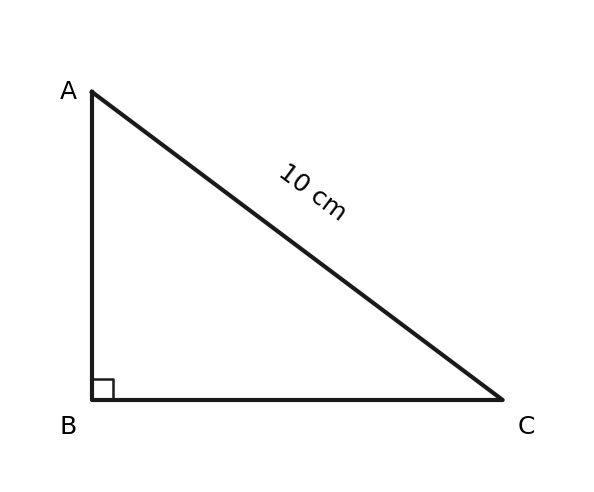

Here is the Python script that generated this plot:
import matplotlib; matplotlib.use("Agg"); import matplotlib.pyplot as plt; import matplotlib.patches as patches; import numpy as np; fig, ax = plt.subplots(figsize=(5, 4)); ax.plot([0, 0, 8, 0], [6, 0, 0, 6], color='#1a1a1a', linewidth=2); s = 0.4; ax.plot([0, s, s], [s, s, 0], color='#1a1a1a', linewidth=1.2); ax.text(-0.3, 6, 'A', fontsize=12, ha='right', va='center'); ax.text(-0.3, -0.3, 'B', fontsize=12, ha='right', va='top'); ax.text(8.3, -0.3, 'C', fontsize=12, ha='left', va='top'); ax.text(4.3, 3.4, '10 cm', fontsize=12, rotation=-36.87, ha='center', va='bottom'); ax.set_xlim(-1.5, 9.5); ax.set_ylim(-1.5, 7.5); ax.set_aspect('equal'); ax.axis('off'); plt.savefig('out.png', dpi=150)
